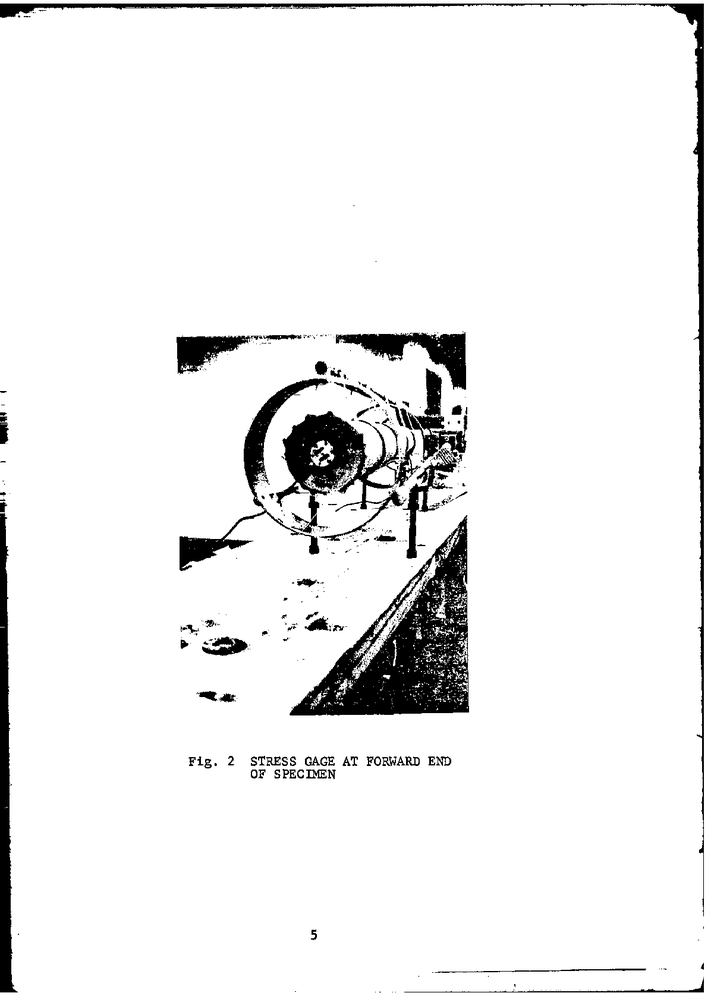
#> input picture img/1968-vol2/p0108.png, 711 x 993 px, shrunk from 1196 x 1671 before the run, found by its file name
$ python cols.py 5 5
#> lines starting #> are read from the running program, lines starting #| are printed output that depends on the picture; after the words box and inside, x2 and y2 are one past the last pixel; in counts of white or black regions, pixels touching at a corner belong together
"""Print dark runs (threshold 128) of page columns: cols.py v0 v1 u1 u2 ... (F2-47 helper)."""
import sys
import numpy as np
from PIL import Image
img = np.array(Image.open('packet/p0108.png').convert('L')) < 128
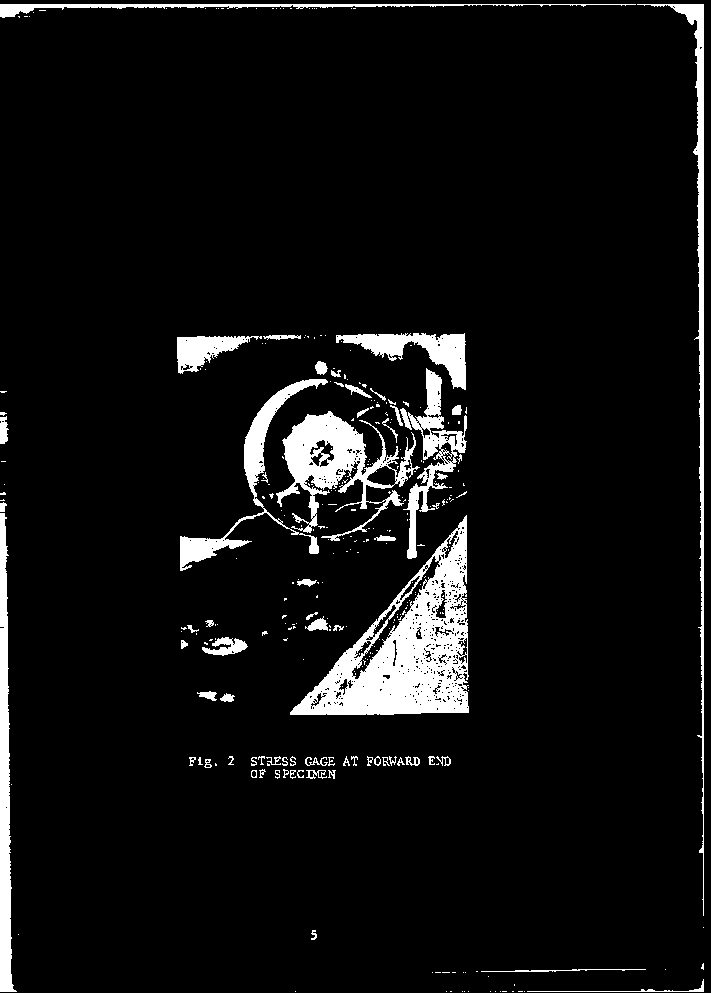
#> img: shape (993, 711) bool; 6.6% white; 301 white regions (233 under 20 px), largest, box (x1, y1, x2, y2) and area: (290, 515, 469, 715) 14335, (276, 411, 420, 541) 6359, (0, 513, 17, 992) 4364
v0, v1 = int(sys.argv[1]), int(sys.argv[2])
for u in [int(s) for s in sys.argv[3:]]:
    col = img[v0:v1, u]; out = []; i = 0
    while i < len(col):
        if col[i]:
            j = i
            while j < len(col) and col[j]: j += 1
            out.append(f"{v0+i}-{v0+j-1}({j-i})"); i = j
        else: i += 1
    print(u, ' '.join(out))

$ run again, with img/1968-vol2/p0003.png copied over img/1968-vol2/p0108.png
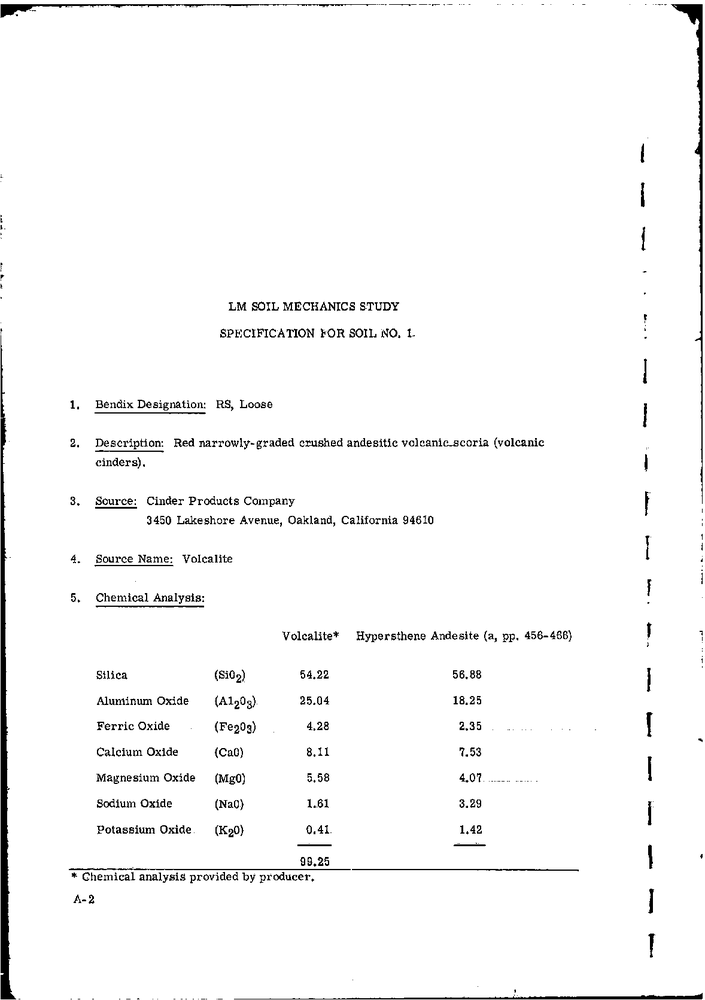
#> input picture img/1968-vol2/p0003.png, 705 x 1000 px, shrunk from 1178 x 1671 before the run, found by its file name
#> `img = np.array(Image.open('packet/p0108.png').convert('L')) < 128`:
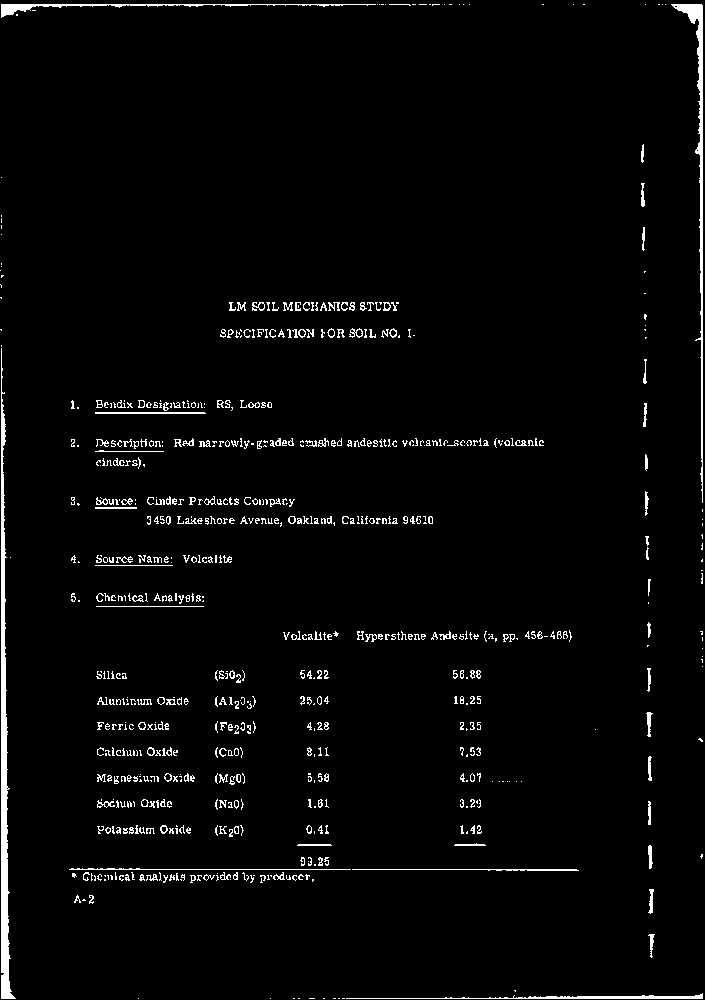
#> img: shape (1000, 705) bool; 2.8% white; 689 white regions (411 under 20 px), largest, box (x1, y1, x2, y2) and area: (1, 348, 16, 999) 3277, (671, 4, 703, 503) 1810, (1, 4, 376, 18) 873

$ run again, with img/1968-vol2/p0004.png copied over img/1968-vol2/p0108.png
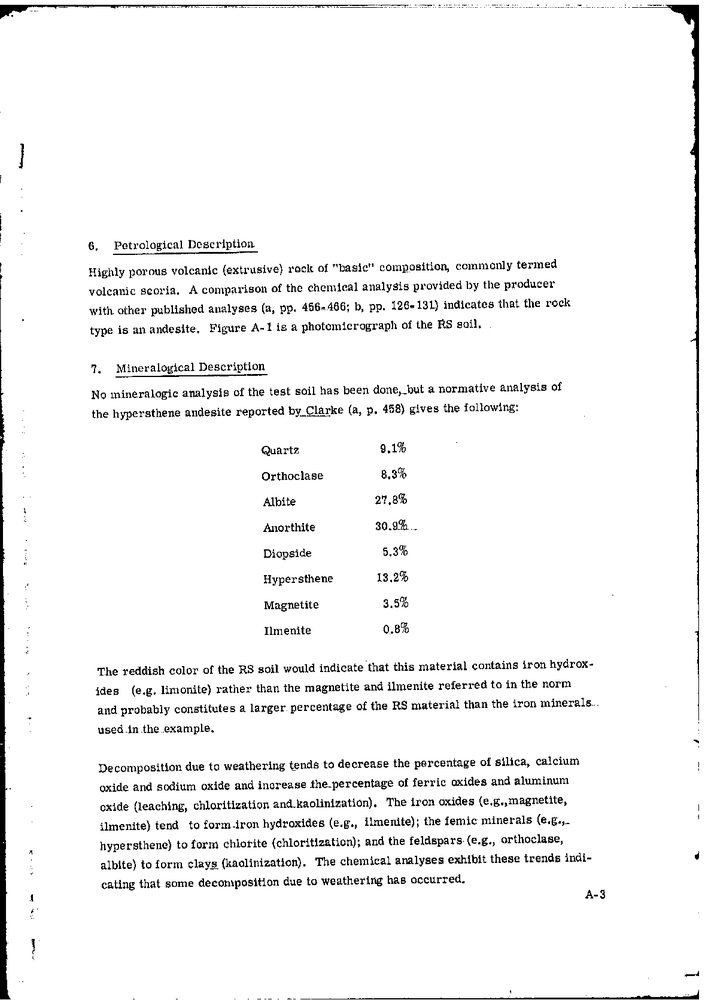
#> input picture img/1968-vol2/p0004.png, 705 x 1000 px, shrunk from 1178 x 1671 before the run, found by its file name
#> `img = np.array(Image.open('packet/p0108.png').convert('L')) < 128`:
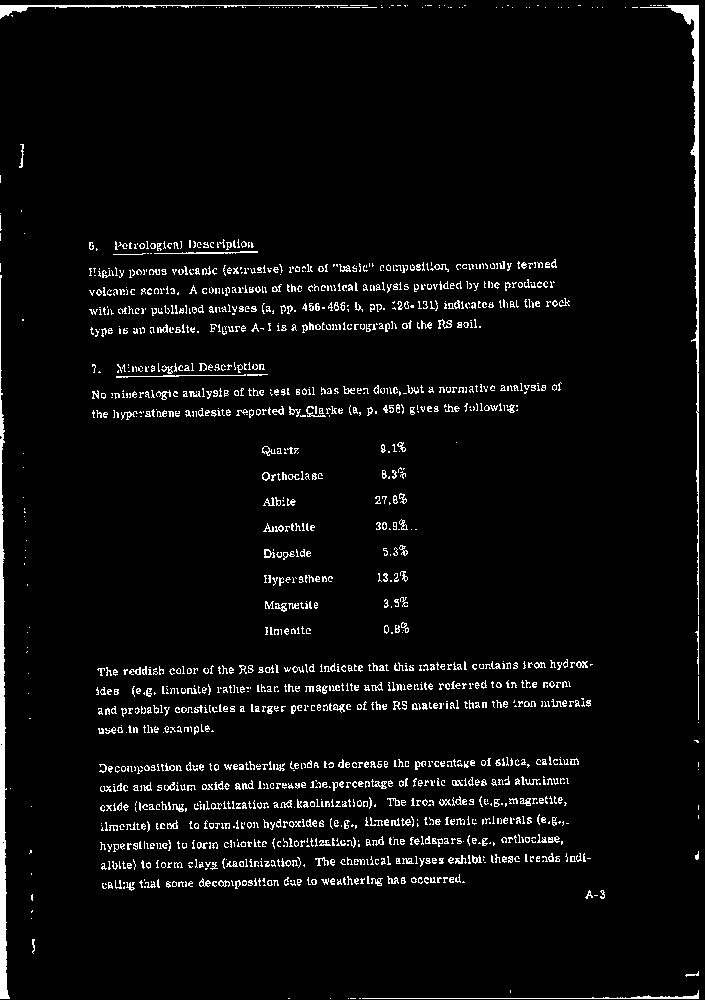
#> img: shape (1000, 705) bool; 4.4% white in thin lines or dots

$ run again, with img/1968-vol2/p0005.png copied over img/1968-vol2/p0108.png
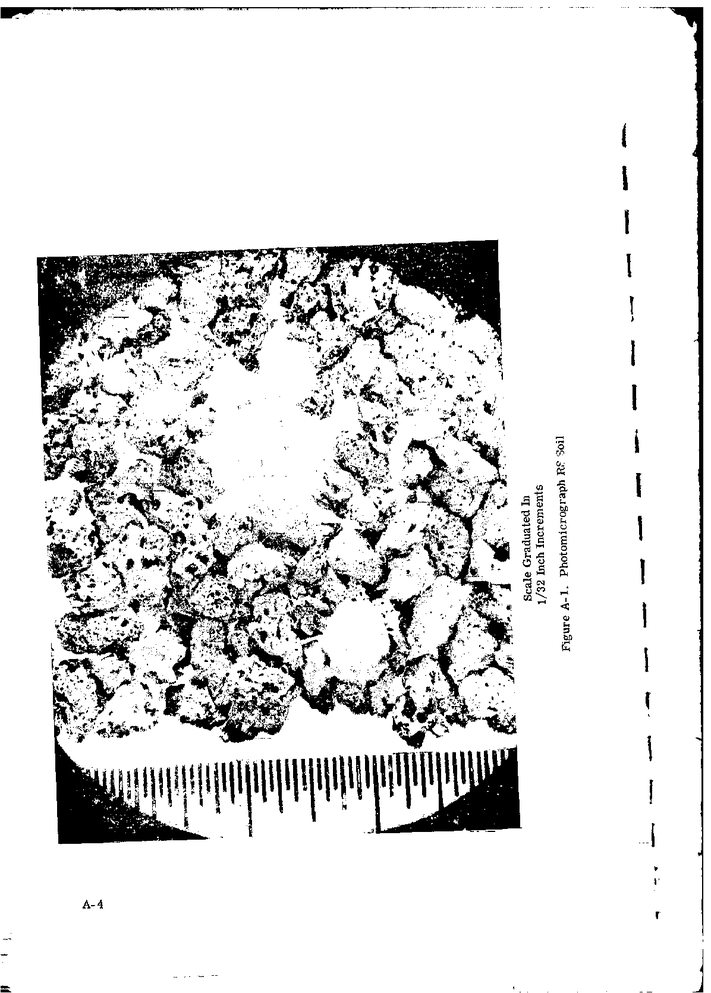
#> input picture img/1968-vol2/p0005.png, 711 x 993 px, shrunk from 1196 x 1671 before the run, found by its file name
#> `img = np.array(Image.open('packet/p0108.png').convert('L')) < 128`:
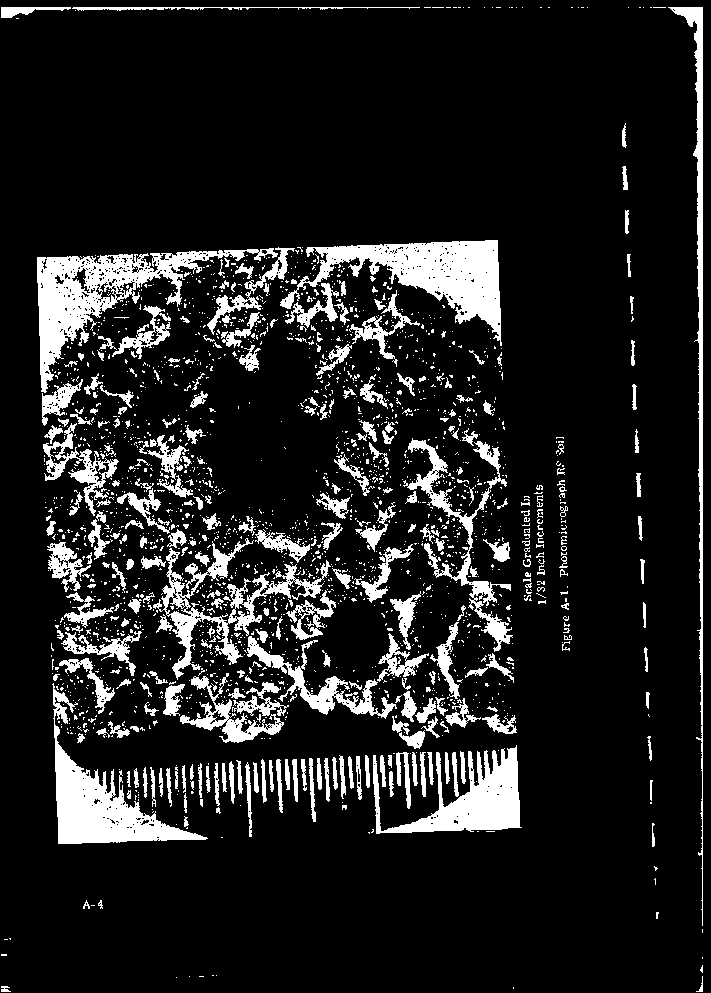
#> img: shape (993, 711) bool; 12.7% white; 2229 white regions (1921 under 20 px), largest, box (x1, y1, x2, y2) and area: (280, 240, 502, 346) 8418, (37, 248, 278, 393) 8225, (52, 683, 208, 844) 6745
